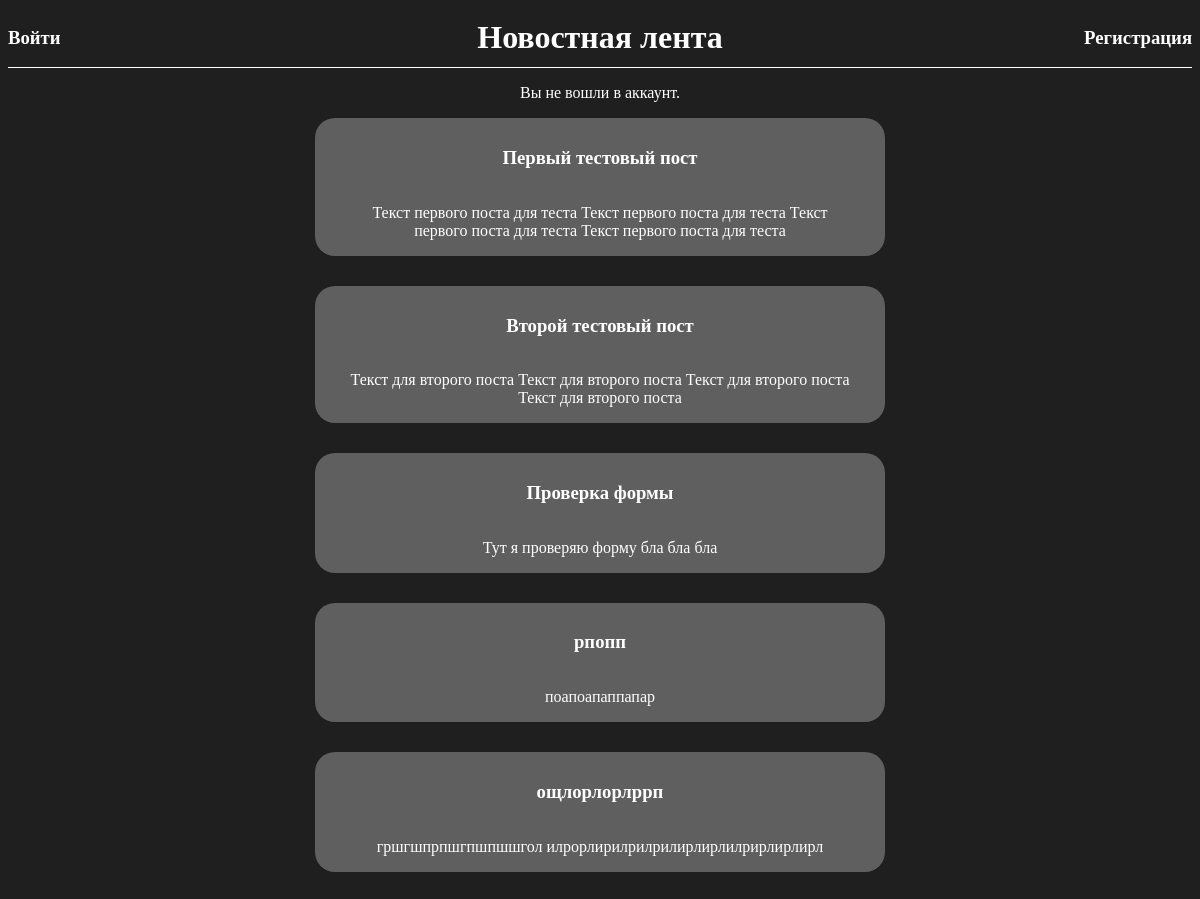
The app's page /, older data.
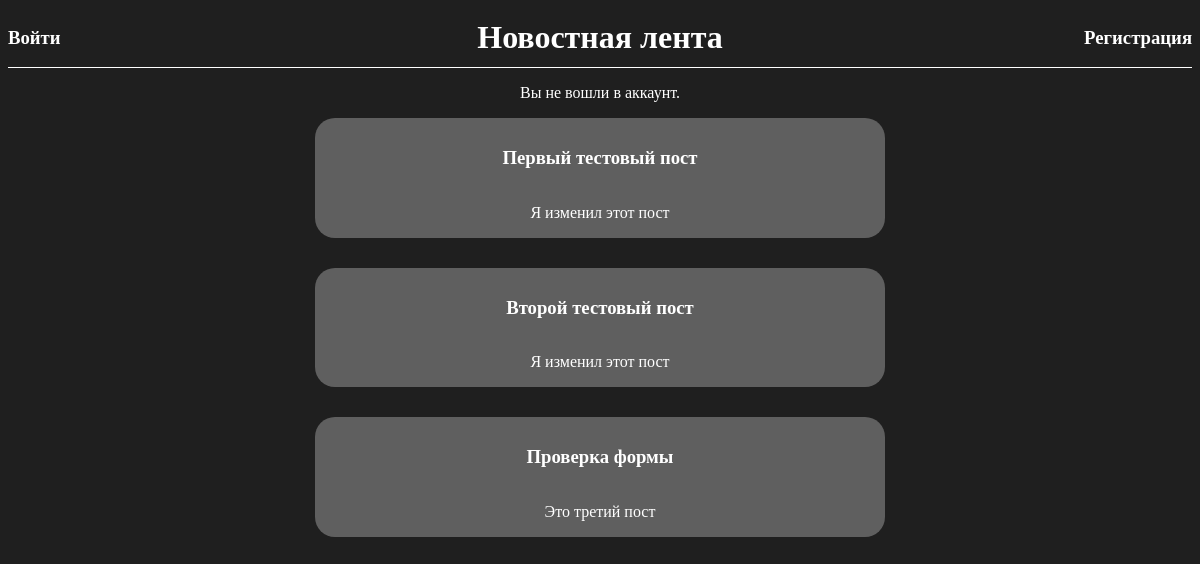
The same page, newer data.
### blog/models.py (models this page shows, shortened)
class Post(models.Model):
    title = models.CharField(max_length=200, verbose_name="Заголовок")
    body = models.TextField(verbose_name="Основной текст")
    author = models.ForeignKey(
        'auth.user',
        on_delete = models.CASCADE,
        verbose_name="Автор"
    )

### blog/views.py (the view)
# urls.py: path('',views.BlogListView.as_view(), name='home'),
class BlogListView(ListView):
    model = Post
    template_name = 'home.html'

### templates/home.html
{% extends 'base.html' %}
{% block content %}
<div class="posts">
    {% for post in object_list %}
        <div class="for_post">
            <h3><a href="{% url 'post_detail' post.pk %}" class="a">{{ post.title }}</a></h3>
            <p>{{ post.body }}</p>
        </div>
    {% endfor %}
</div>
{% endblock content %}

### templates/base.html
{% load static %}
<head>
    <link rel="stylesheet" href=" {% static 'css/base.css' %}">
    <link rel="stylesheet" href="{% static 'css/post_new.css' %}">
</head>
<body>
    {% if user.is_authenticated %}
        <div class="top_text">
            <h3 class="top_text-1"><a href="{% url 'post_new' %}" class="top_text_new">Добавить новый пост</a></h3>
            <h1 class="top_text-3"><a href="{% url 'home' %}" class="top_text_news">Новостная лента</a></h1>
            <h3 class="top_text-2"><a href="{% url 'logout_' %}" class="top_text_new">Выйти</a></h3>
        </div>
        <div class="hello">
            <h2>Добро пожаловать, {{ user.username }}.</h2>
        </div>
    {% else %}
        <div class="top_text">
            <h3 class="top_text-1"><a href="{% url 'login' %}">Войти</a></h3>
            <h1 class="top_text-3"><a href="{% url 'home' %}" class="top_text_news">Новостная лента</a></h1>
            <h3 class="top_text-2"><a href="{% url 'signup' %}">Регистрация</a></h3>
        </div>
        <div class="hello">
            <p>Вы не вошли в аккаунт.</p>
        </div>
    {% endif %}
    <div>
        {% block content %}
        {% endblock content %}
    </div>
</body>

### static/css/base.css (style rules this page uses)
body { background-color: rgb(31, 31, 31); }
.top_text { color: white; }
a { color: white; text-decoration: none; }
.for_post { display: flex; flex-direction: column; align-items: center; background-color: rgb(95, 95, 95); color: white; margin-bottom: 30px; padding: 35px; padding-top: 10px; padding-bottom: 0px; width: 500px; border-radius: 20px; text-align: center; }
.posts { display: flex; flex-direction: column; align-items: center; }
.top_text { display: flex; align-items: center; justify-content: space-between; border-bottom: 1px solid white; }
.top_text-3 { position: absolute; left: 50%; transform: translateX(-50%); }
.hello { display: flex; align-items: center; justify-content: center; color: white; }

Row changes from the older to the newer data that the page shows:
removed Post: title "рпопп", body "поапоапаппапар"
removed Post: title "ощлорлорлррп", body "гршгшпрпшгпшпшшгол илрорлирилрилрилирлирлилрирлирлирл"
changed Post "Первый тестовый пост": body "Текст первого поста для теста Текст первого поста для теста Текст первого поста для теста Текст первого поста для теста" → "Я изменил этот пост"
changed Post "Второй тестовый пост": body "Текст для второго поста Текст для второго поста Текст для второго поста Текст для второго поста" → "Я изменил этот пост"
changed Post "Проверка формы": body "Тут я проверяю форму бла бла бла" → "Это третий пост"
